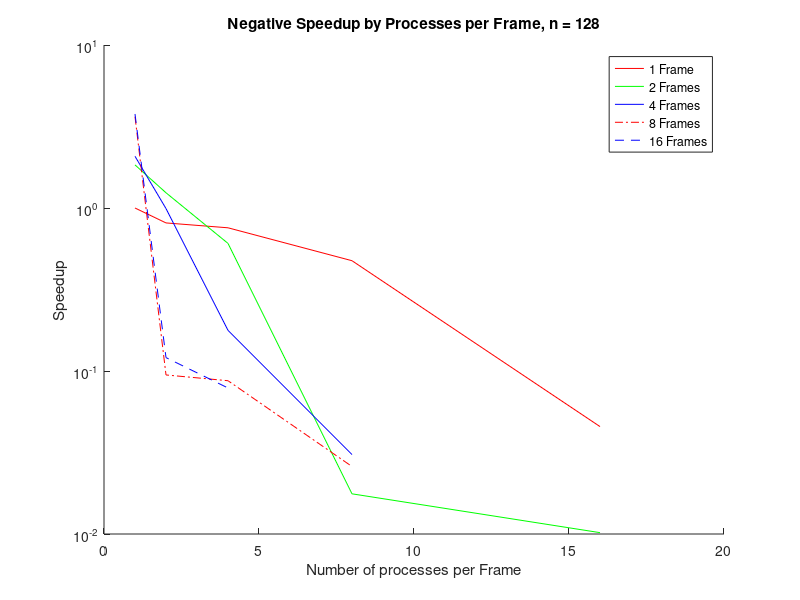

Write MATLAB code to recreate this figure.
clf
hold on
%%%%%%%%%%%%%%%
%subproblem parallelism
% n = 128
ser = 0.000124;


%for frames=1
t1 = [0.0001    0.0002    0.0002    0.0003    0.0027    0.0117];
p1 = [1         2         4         8         16        32    ];
sp1 = ser./t1;

t2 = [0.0001349	0.0002	0.0004089	0.01406	0.02433];
p2 = [2         4         8         16        32    ];
sp2 = 2*ser./t2;

t4 = [0.0002389	0.0005	0.002793	0.01615];
p4 = [4         8         16        32    ];
sp4 = 4*ser./t4;

t8 = [0.0002732	0.01049	0.01138	0.03823];
p8 = [8         16      32      64      ];
sp8 = 8*ser./t8;


t16 = [0.000526	0.01642	0.02522];
p16 = [16       32      64      ];
sp16 = 16*ser./t16;

%plot(p1,t1, 'r',p2, sp2, 'g', p4, sp4, 'b', p8, sp8, 'r-.', p16, sp16, 'b--' )
semilogy(p1,t1, 'r',p2, sp2, 'g', p4, sp4, 'b', p8, sp8, 'r-.', p16, sp16, 'b--' )
legend('1 Frame', '2 Frames', '4 Frames', '8 Frames', '16 Frames')

title('Negative Speedup from Parallelizing Subproblems, n = 128','FontWeight', 'bold')
xlabel('Number of processes')
ylabel('Speedup')


%%%%%%%%%%%%%%%%%%%%%%%%%%%%%%%%
%time frame parallelism
clf
hold on


p = [1         2         4         8         16];
t64=[7.80E-005 8.01E-005 9.58E-005 0.0001571 0.001164];
ser = 0.000124;
t128 = [0.000124 0.0001349 0.0002389 0.0002732 0.000526];
f = [1 2 4 8 16];
sp128 = ser.*f./t128;
ser = 7.80E-005;
sp64 = ser.*f./t64;

semilogy(p, sp64, 'r', p, sp128, 'b--')

title('Speedup from Parallelizing by Time Frame','FontWeight', 'bold')
xlabel('Number of processes')
ylabel('Speedup')
legend('n=64', 'n=128')

%%%%%%%%%%%%%%%%%%%%%%%%%%%%%%%%%
%process/frame
%n=128
clf
hold on
ser = 0.000124;
pperf = [1         2         4         8         16];
f1 =    [0.000124 0.0001531 0.000164 0.0002611 0.002719];
f2 =    [0.0001349 0.0002	0.0004089	0.01406	0.02433];
f4 =    [0.0002389	0.0005	0.002793	0.01615];
f8 =    [0.0002732	0.01049	0.01138	0.03823];
f16 =   [0.000526	0.01642	0.02522];

spf1 = ser./f1;
spf2 = 2*ser./f2;
spf4 = 4*ser./f4;
spf8 = 8*ser./f8;
spf16 = 16*ser./f16;


semilogy(pperf,spf1, 'r',pperf, spf2, 'g', pperf(1:4), spf4, 'b', pperf(1:4), spf8, 'r-.', pperf(1:3), spf16, 'b--' )

legend('1 Frame', '2 Frames', '4 Frames', '8 Frames', '16 Frames')

title('Negative Speedup by Processes per Frame, n = 128','FontWeight', 'bold')
xlabel('Number of processes per Frame')
ylabel('Speedup')





